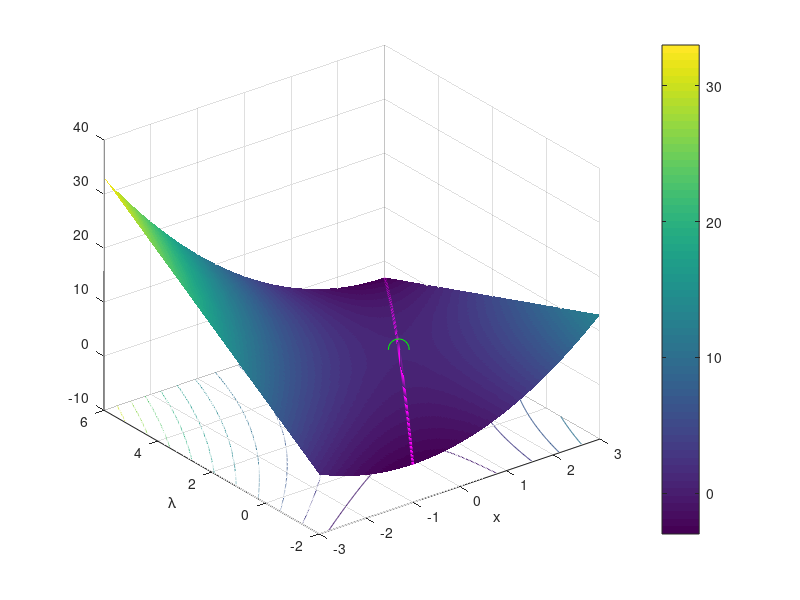
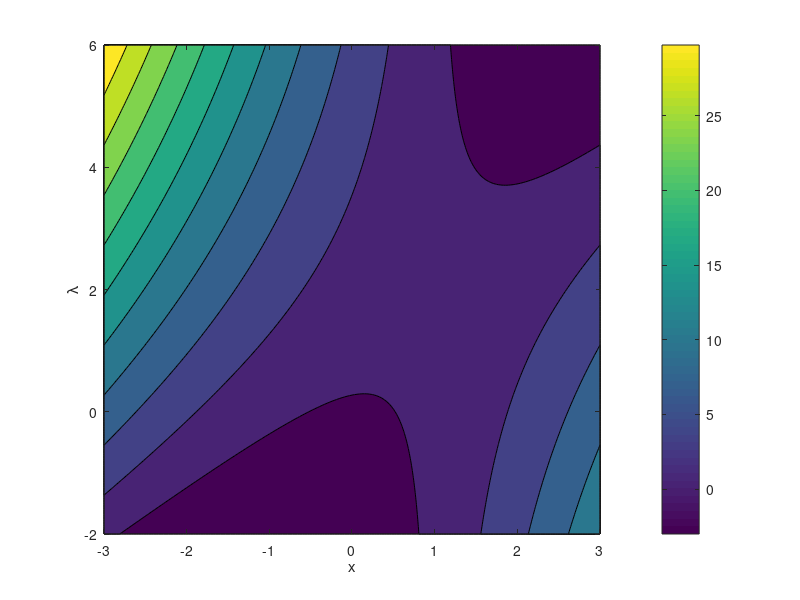

These charts were generated, in order, by the following MATLAB code:
clear all; close all;

f = @(x) x.^2; %objective
f1 = @(x) 1-x; %inequality constraint
L = @(x,lambda) f(x) + lambda.*f1(x); %lagrangian
g = @(lambda) -1/4*lambda.^2 + lambda; %dual function

%% 
[X,Lambda] = meshgrid((-1:0.01:1), (-0.5:0.01:1.5));
alpha = 3; %scale x
beta = 4; %scale lambda

%% 

figure,contourf(alpha*X, beta*Lambda, L(alpha*X, beta*Lambda)); xlabel('x'); ylabel('\lambda'); colorbar;

%% We sliced along each lambda and took the inf wrt to x

figure,surfc(alpha*X,beta*Lambda, L(alpha*X, beta*Lambda), 'EdgeColor', 'none');  xlabel('x'); ylabel('\lambda'); colorbar;
%This is where the dual function lives on the Lagrangian. The line that is
%tracing the path how the dual function corresponds to the Lagrangian.
%Not a surprise. Strong duality implies zero duality gap
hold on; plot3(beta*(-0.5:0.01:1.5)/2, beta*(-0.5:0.01:1.5), g(beta*(-0.5:0.01:1.5)), 'LineWidth', 2, 'Color', 'm')
% hold on; plot3(0,0,g(0), 'yx', 'MarkerSize',10) %unconstraint min
hold on; plot3(1,2,g(2), 'go', 'MarkerSize',15) %constraint min

saveas(gcf,'qp-demonstration.png')